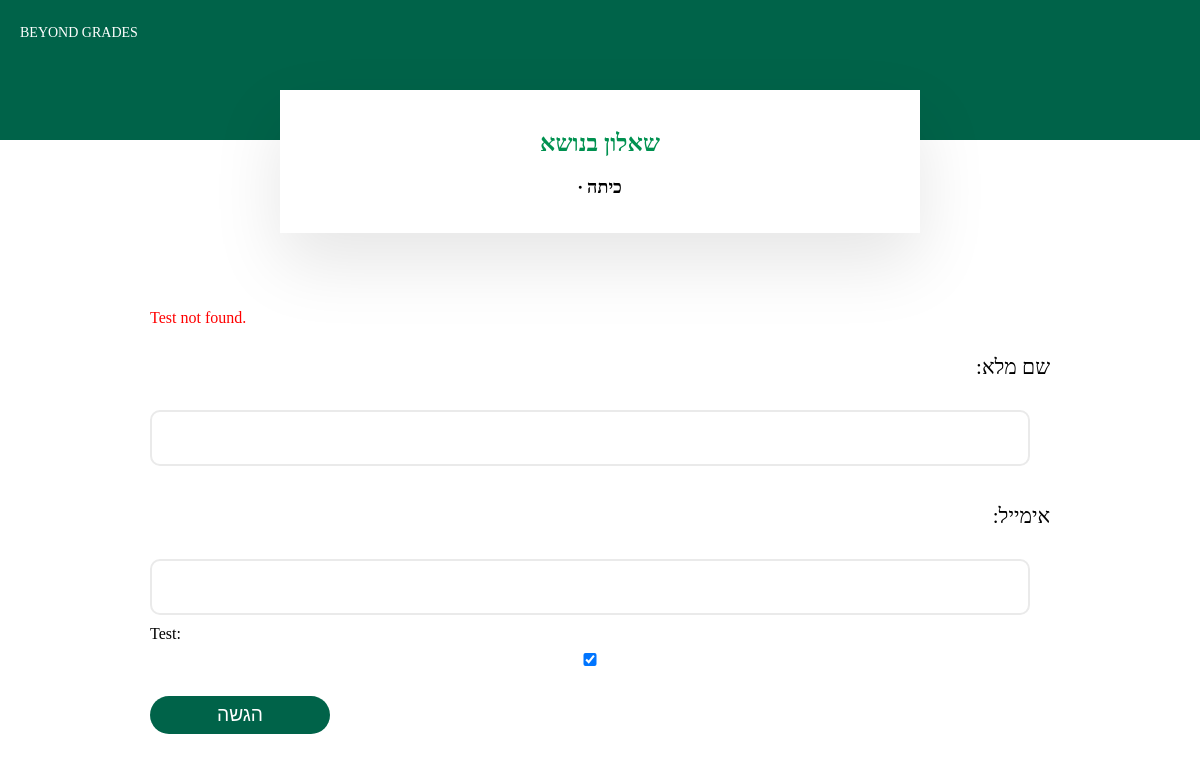
Page /test_page/1719339657/ on the earlier database version.
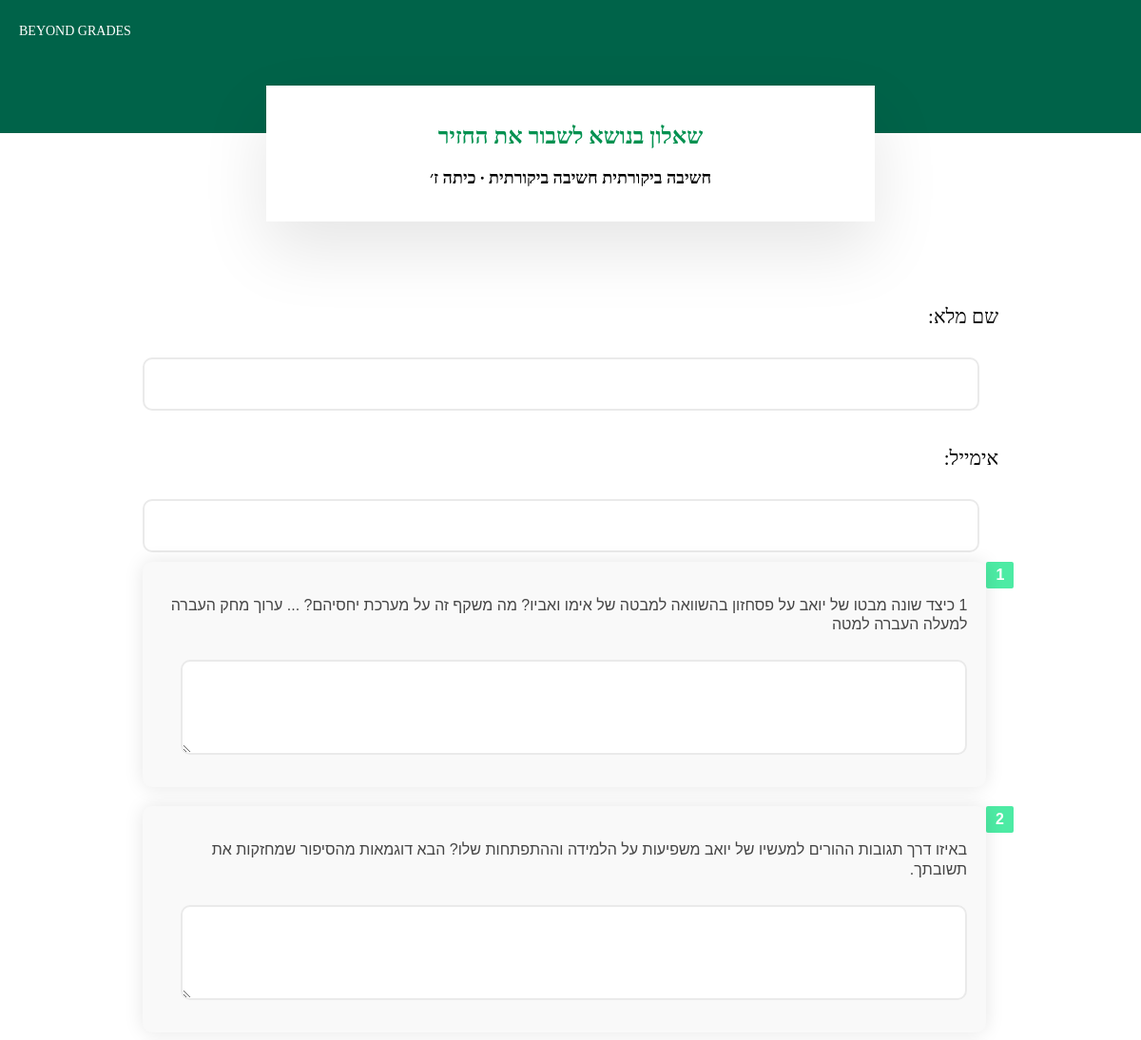
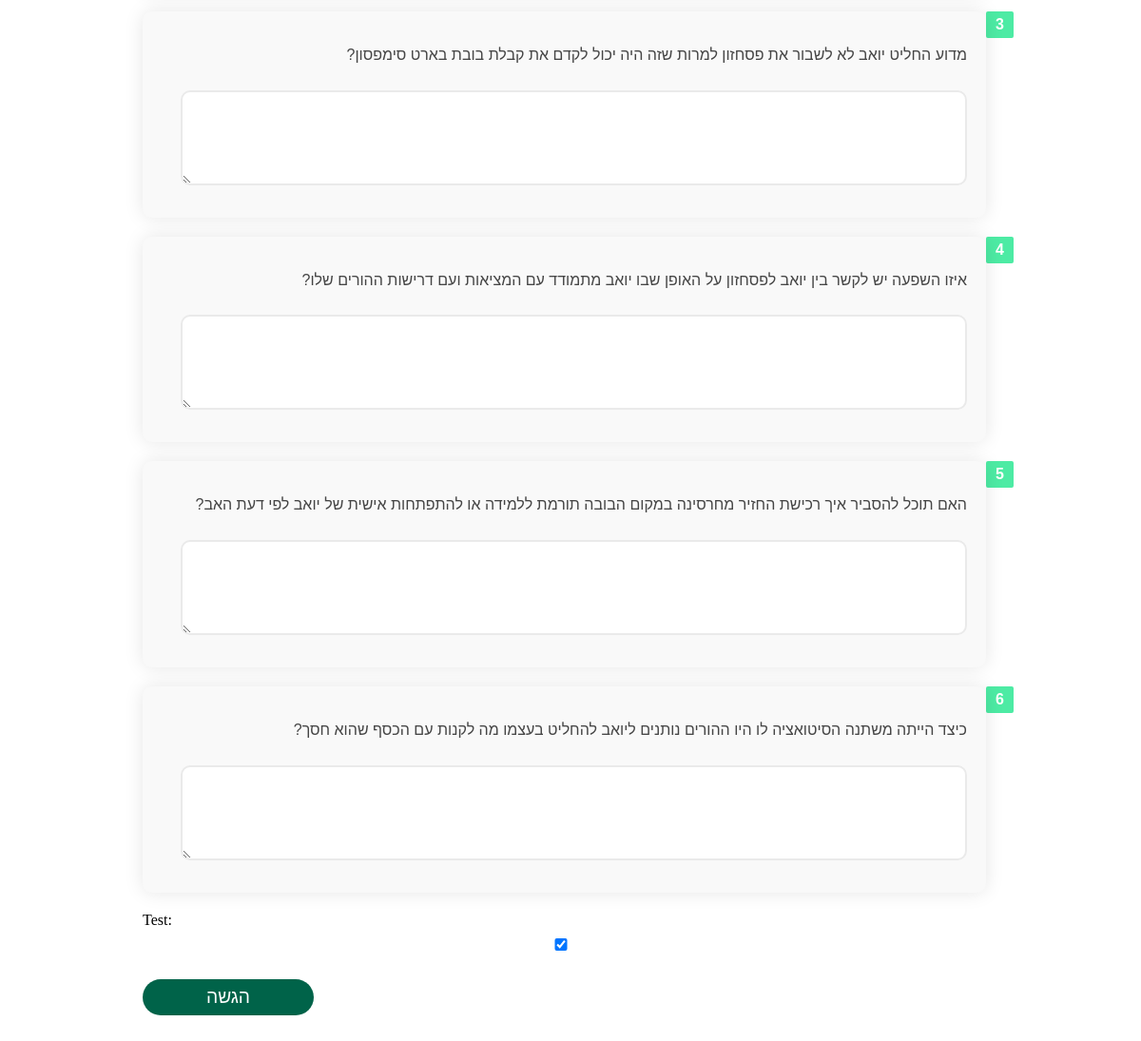
Same page on the later database version (2 pictures, top to bottom).
### web/models.py (models this page shows, shortened)
class Test(models.Model):
    id = models.AutoField(primary_key=True)  # Field to store the test ID
    title = models.CharField(max_length=100)
    skill = models.CharField(max_length=100)  # Field to store skill
    subject = models.CharField(max_length=100)  # Field to store subject
    teacher = models.ForeignKey('Teacher', related_name='tests', on_delete=models.CASCADE)  # Field to store the teacher
    grade = models.CharField(max_length=100)

class Question(models.Model):
    id = models.AutoField(primary_key=True)  # Field to store the question ID
    test = models.ForeignKey('Test', related_name='questions', on_delete=models.CASCADE)
    number = models.IntegerField()  # Number of the question
    text = models.TextField()  # Text of the question

### web/views.py (the view)
# urls.py: path('test_page/<int:test_id>/', views.test_page, name='test_page'),
def test_page(request, test_id):
    try:
        test = Test.objects.get(id=test_id)
        questions = test.questions.all()  # Assuming a related_name of 'questions' in Test model
        if questions:
            return render(request, 'test_page.html', {'questions': questions, 'test': test, 'grade': test.grade, 'skill': test.skill})
        else:
            return render(request, 'test_page.html', {'error_message': 'No questions found for this test.'})
    except Test.DoesNotExist:
        return render(request, 'test_page.html', {'error_message': 'Test not found.'})

### web/templates/test_page.html (shortened to what this page needs)
{% extends 'base.html' %}
{% block content %}
<div class="header">
    <div class="header-text">BEYOND GRADES</div>
</div>
<div class="title-box">
    <h2 style="font-size: 24px; color: #009150">שאלון בנושא {{ test.title }}</h2>
    <h2 style="font-size: 18px; color: black">{{ skill }} {{ test.skill }} ∙ כיתה {{ test.grade }} </h2>
</div>
<div class="form-container">
    <form method="post" action="{% url 'submit_answers' %}">
        {% if error_message %}
            <p style="color: red;">{{ error_message }}</p>
        {% endif %}
        <div>
            <h4>שם מלא:</h4>
            <input type="text" name="full_name" id="full_name" required>
        </div>
        <div>
            <h4>אימייל:</h4>
            <input type="text" name="email" id="email" required>
        </div>
        {% for question in questions %}
        <div class="question-container">
            <div class="vertical-line">
                <div class="question-number">{{ forloop.counter }}</div>
            </div>
            <div class="triangle-box">
                <p class="question-text">{{ question.text }}</p>
                <textarea name="answer_{{ question.id }}" rows="3" cols="30"></textarea>
            </div>
        </div>
        {% endfor %}
        <div>
            <label for="test">Test:</label>
            <input type="checkbox" name="test" id="test" checked>
        </div>
        <button type="submit">הגשה</button>
    </form>
</div>
{% endblock %}

### web/templates/base.html (shortened to what this page needs)
<!DOCTYPE html>
<html lang="en">
<head>
</head>
<body>
    {% block content %}
    {% endblock %}
</body>
</html>

### web/templates/test_page.html (style rules this page uses)
body { background-color: white; margin: 0; padding: 0; }
.header { background-color: #006349; width: 100%; padding: 70px 0; box-sizing: border-box; text-align: center; color: white; }
.title-box { background-color: white; color: #009150; padding: 20px; border-radius: 0px; text-align: center; max-width: 600px; margin: -50px auto 0 auto; box-shadow: 0 30px 70px rgba(0, 0, 0, 0.1); }
.header-text { position: absolute; top: 25px; left: 20px; color: white; font-size: 14px; font-family: Arial Rounded MT Bold; }
.form-container { max-width: 900px; margin: 40px auto; padding: 20px; background-color: transparent; }
.form-container h3, .form-container h4 { color: black; text-align: right; font-size: 21px; font-weight: normal; font-family: Noto Sans Hebrew New; margin-bottom: 20px; direction: rtl; }
.form-container input[type="text"], .form-container textarea, .form-container input[type="checkbox"] { width: calc(100% - 20px); margin: 10px 0; padding: 15px; border: 2px solid #eaeaea; border-radius: 10px; box-sizing: border-box; font-size: 1.2rem; transition: border-color 0.3s ease; direction: rtl; text-align: right; }
.form-container button { width: 20%; padding: 8px; background-color: #006349; color: #fff; text-align: center; border: none; border-radius: 30px; cursor: pointer; transition: background-color 0.3s ease; font-size: 1.2rem; margin-top: 20px; }
.question-container { display: flex; align-items: flex-start; margin-bottom: 20px; direction: rtl; text-align: right; }
.vertical-line { position: relative; width: 3px; background-color: #009150; margin-left: 10px; }
.vertical-line .question-number { position: absolute; left: -10px; background-color: #4deba4; color: white; padding: 5px 10px; border-radius: 2px; font-family: 'Noto Sans Hebrew New', sans-serif; font-size: 16px; font-weight: bold; }
.triangle-box { background-color: #f9f9f9; padding: 20px; border-radius: 10px; box-shadow: 0 0 20px rgba(0, 0, 0, 0.1); position: relative; flex-grow: 1; }
.triangle-box .question-text { font-family: 'Noto Sans Hebrew New', sans-serif; font-size: 16px; font-weight: 400; line-height: 1.3; color: #454545; white-space: normal; }
.triangle-box textarea { width: calc(100% - 20px); margin: 10px 0; padding: 15px; border: 2px solid #eaeaea; border-radius: 10px; box-sizing: border-box; font-size: 1.2rem; transition: border-color 0.3s ease; direction: rtl; text-align: right; }

Differences in the rows shown:
added Test: title "לשבור את החזיר", skill "חשיבה ביקורתית", grade "ז׳"
added Question: text "1 כיצד שונה מבטו של יואב על פסחזון בהשוואה למבטה של אימו ואביו? מה משקף זה על מערכת יחסיהם? ... ערוך מחק העברה למעלה העברה למטה"
added Question: text "באיזו דרך תגובות ההורים למעשיו של יואב משפיעות על הלמידה וההתפתחות שלו? הבא דוגמאות מהסיפור שמחזקות את תשובתך."
added Question: text "מדוע החליט יואב לא לשבור את פסחזון למרות שזה היה יכול לקדם את קבלת בובת בארט סימפסון?"
added Question: text "איזו השפעה יש לקשר בין יואב לפסחזון על האופן שבו יואב מתמודד עם המציאות ועם דרישות ההורים שלו?"
added Question: text "האם תוכל להסביר איך רכישת החזיר מחרסינה במקום הבובה תורמת ללמידה או להתפתחות אישית של יואב לפי דעת האב?"
added Question: text "כיצד הייתה משתנה הסיטואציה לו היו ההורים נותנים ליואב להחליט בעצמו מה לקנות עם הכסף שהוא חסך?"
Other differences:
{{ error_message }}: "Test not found." → (not shown)
